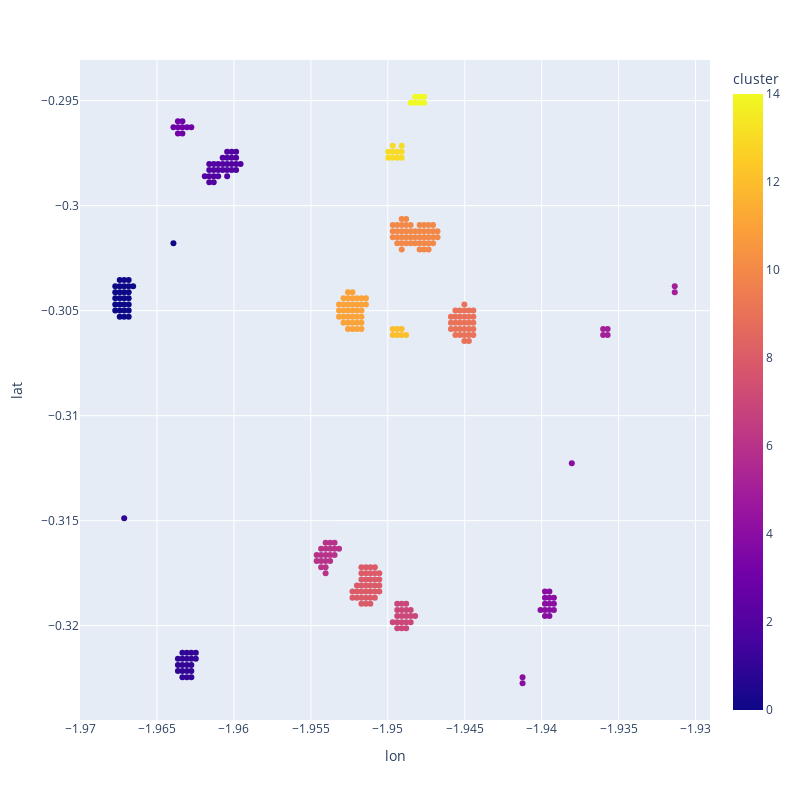

Notebook code for this chart:
### Code cell
plot = px.scatter(predictions[predictions['cluster'] != -1], x='lon', y='lat', color='cluster').update_layout(
    width = 800,
    height=800).show()
predictions['cluster']

### Figure 1 — Plotly figure (JSON) as saved in the notebook; plotly's stock layout.template omitted (floating-point values rounded to 4 significant figures; data arrays with more than 128 entries replaced by an {"elided": "..."} marker saying what was removed)
{"data": [{"hovertemplate": "lon=%{x}<br>lat=%{y}<br>cluster=%{marker.color}<extra></extra>", "legendgroup": "", "marker": {"color": {"elided": "323 int values"}, "coloraxis": "coloraxis", "symbol": "circle"}, "mode": "markers", "name": "", "orientation": "v", "showlegend": false, "type": "scatter", "x": {"elided": "323 float values"}, "xaxis": "x", "y": {"elided": "323 float values"}, "yaxis": "y"}], "layout": {"coloraxis": {"colorbar": {"title": {"text": "cluster"}}, "colorscale": [[0, "#0d0887"], [0.1111, "#46039f"], [0.2222, "#7201a8"], [0.3333, "#9c179e"], [0.4444, "#bd3786"], [0.5556, "#d8576b"], [0.6667, "#ed7953"], [0.7778, "#fb9f3a"], [0.8889, "#fdca26"], [1, "#f0f921"]]}, "height": 800, "legend": {"tracegroupgap": 0}, "margin": {"t": 60}, "width": 800, "xaxis": {"anchor": "y", "domain": [0, 1], "title": {"text": "lon"}}, "yaxis": {"anchor": "x", "domain": [0, 1], "title": {"text": "lat"}}}}
